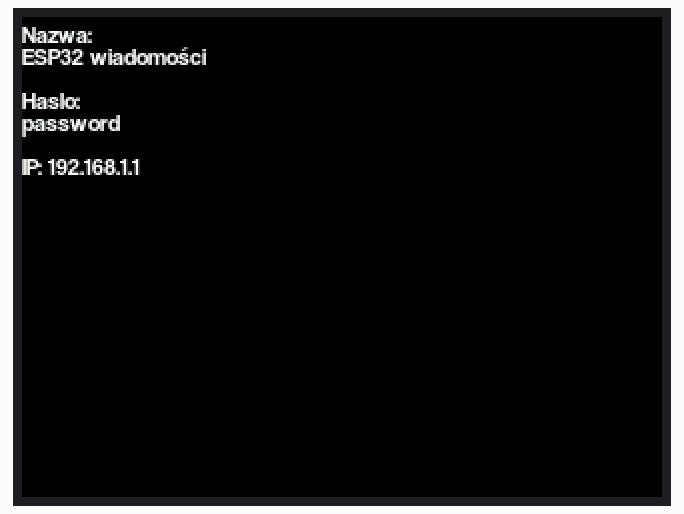
Bench run of a sketch on a simulated ESP32. On the bench: 320×240 colour display. What the sketch prints to the serial monitor is not drawn.

Above: at 0.3 s.

The sketch:

Nowoczesne_technologie_programistyczne.ino
```cpp
#include "Arduino.h"
#include <TFT_eSPI.h>
#include <SPI.h>
#include <WiFi.h>
#include <AsyncTCP.h>
#include <ESPAsyncWebServer.h>
#include "coolverticarg12.h"
TFT_eSPI tft = TFT_eSPI();
String message="Nazwa:\nESP32 wiadomosci\nHaslo:\npassword\nIP: 192.168.1.1";
String processor(const String& var){
String returnMessage=message;
return returnMessage;
return String();
}

IPAddress local_ip(192, 168, 1, 1);
IPAddress gateway(192, 168, 1, 1);
IPAddress subnet(255, 255, 255, 0);
AsyncWebServer  server(80);

void notFound(AsyncWebServerRequest *request) {
  request->send(404, "text/plain", "Not found");
}
const char *ssid = "ESP32 wiadomosci";
const char *password = "password";

const char* PARAM_INPUT_1 = "message";

const char HTML[] PROGMEM = R"rawliteral(
<!DOCTYPE HTML><html><head>
  <title>Nowoczesne technologie programistyczne</title>
  <meta charset="UTF-8" name="viewport" content="width=device-width, initial-scale=2">
  </head><body>
  Napisz wiadomość do wysłania<br>
  <form action="/get">
    <textarea name="message" style="width: 200px; height: 150px;">%returnMessage%</textarea><br><br>
    <input type="submit" value="Submit">
  </form><br>
  </body></html>
)rawliteral";


void setup(void) {
  Serial.begin(115200);
  Serial.println();
  Serial.println("Configuring access point...");
    tft.setCursor(0,5);
    tft.init();
    tft.fillScreen(TFT_BLACK);
    tft.setRotation(3);
    tft.loadFont(coolverticarg12);
    tft.setTextSize(1);
  tft.println("Nazwa:\nESP32 wiadomości\n");
  tft.println("Haslo:\npassword\n");

  WiFi.softAP(ssid, password);
  WiFi.softAPConfig(local_ip, gateway, subnet);

  server.begin();

  Serial.println("Server started");
  tft.println("IP: 192.168.1.1");

  server.on("/", HTTP_GET, [](AsyncWebServerRequest *request){
    request->send_P(200, "text/html", HTML,processor);
  });
  server.on("/get", HTTP_GET, [] (AsyncWebServerRequest *request) {
    String inputMessage;
    if (request->hasParam(PARAM_INPUT_1)) {
      inputMessage = request->getParam(PARAM_INPUT_1)->value();
      message=inputMessage;
      tft.fillScreen(TFT_BLACK);
      tft.setCursor(0,5);
      tft.println(message);

    }request->redirect("/");
  });
}

void loop() {

}
```

Source omitted: verticarg12.h (data table, 150419 bytes)
